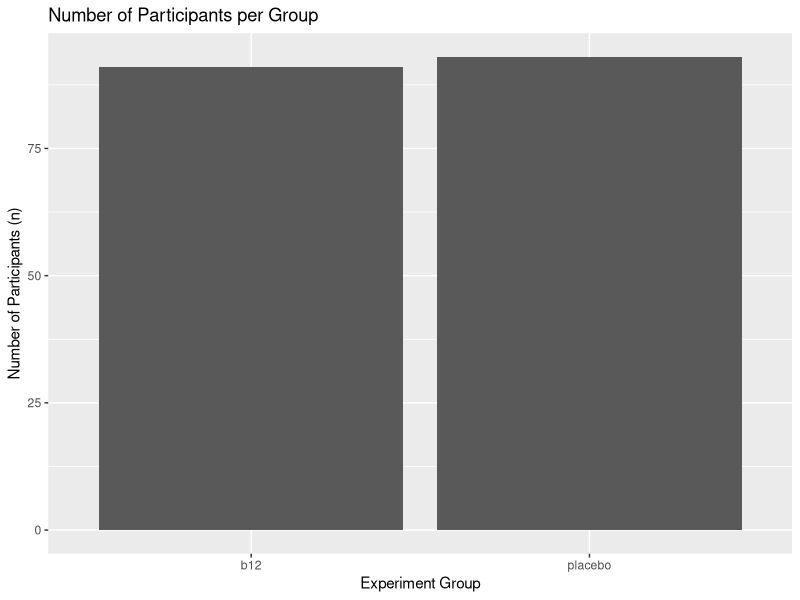
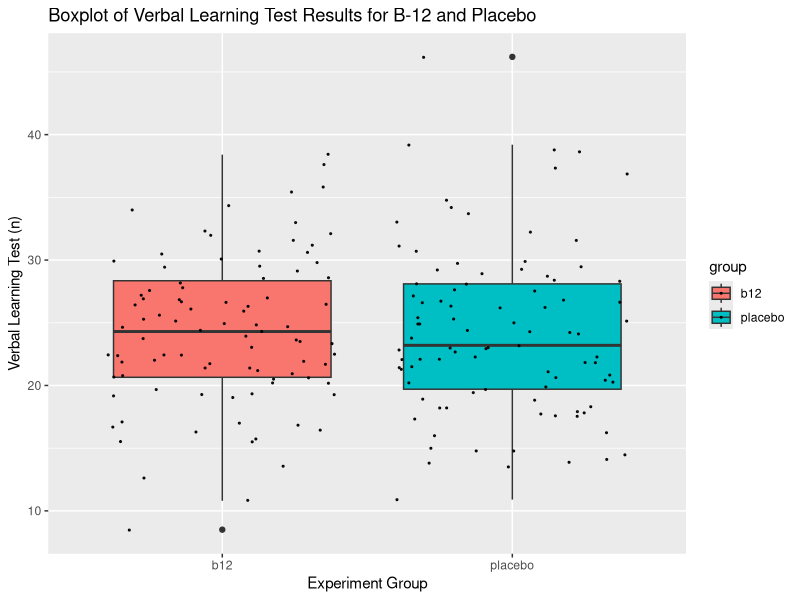
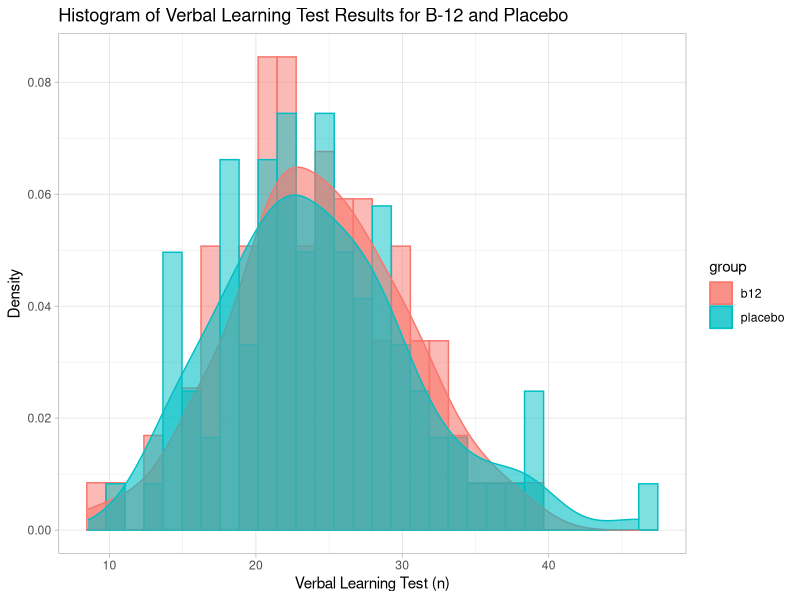
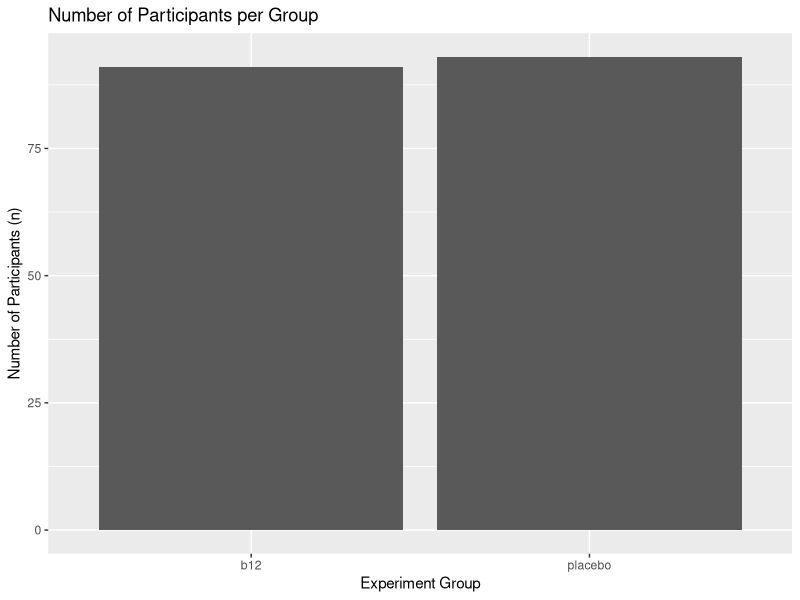
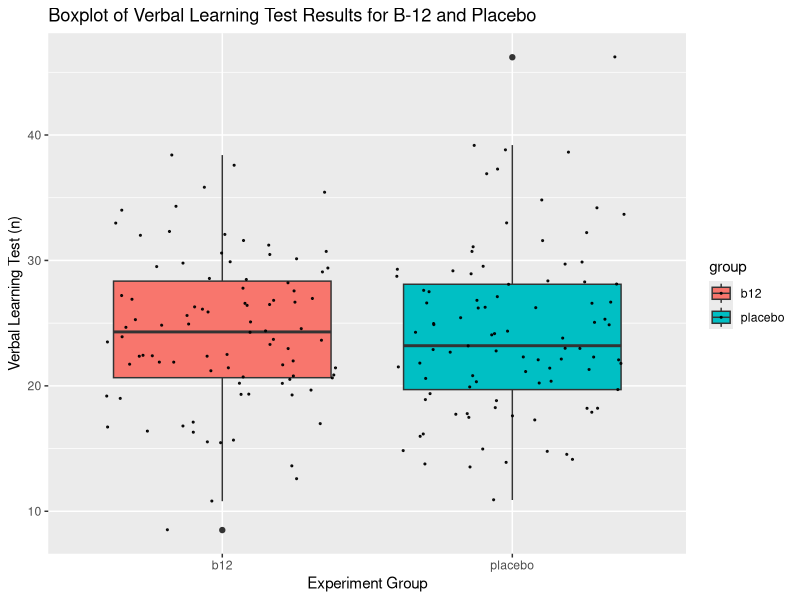
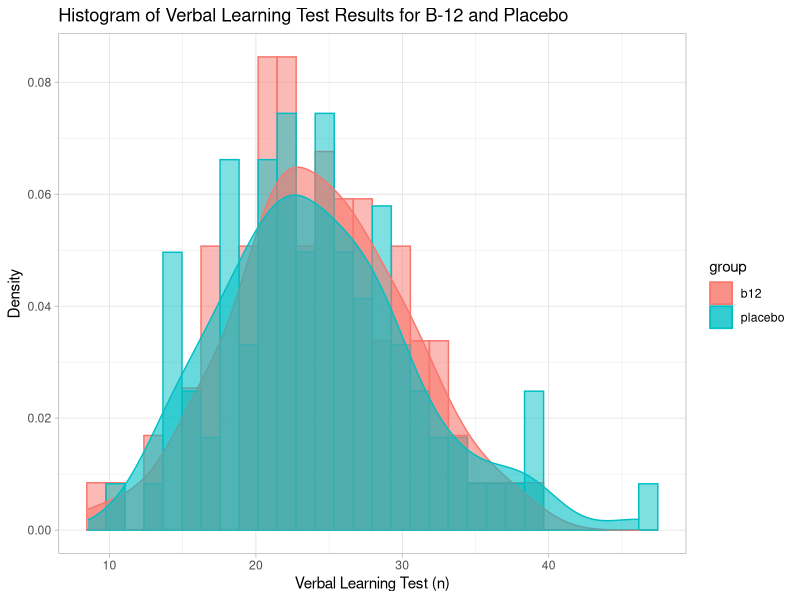

These charts were generated, in order, by the following R code:
## ---- chunk 1
knitr::opts_chunk$set(echo = TRUE)
## ---- chunk 2
# readxl package, to read excel files
# install.packages("readxl")
library(readxl)
# dplyr package, to organize and summarize tables
# install.packages("dplyr")
library(dplyr)
# ggplot2 package, to create 
# install.packages("ggplot2")
library(ggplot2)
## ---- chunk 3
# Load the table
b12_study_dataset <- read_excel("vit_b12_study_dataset.xlsx")

# Look at the first few rows
head(b12_study_dataset)

# Summarize the table
summary(b12_study_dataset)

# Count the observations in each group
# Save counts into a new table called group_counts
group_counts <- b12_study_dataset %>% 
  count(group, sort=TRUE)

# Group by experimental group and summarize mean, median, range
b12_study_dataset %>%
  group_by(group) %>%
  summarise(average = mean(test_result),
            median = median(test_result),
            range = max(test_result)-min(test_result))

## ---- chunk 4
# Creating a figure with the number of participants per group
figure_1_counts <- ggplot(group_counts, aes(x=group, y=n)) +
  geom_bar(stat="identity") +
  # labels
  labs(y="Number of Participants (n)",
       x="Experiment Group",
       title="Number of Participants per Group")
figure_1_counts
ggsave("figure_1_counts.jpeg")


# Creating a boxplot to compare the median and ranges of the two groups
figure_2_boxplot <- ggplot(b12_study_dataset, aes(x=group, y=test_result, fill=group)) +
  geom_boxplot() +
  # dots on top of boxplot
  geom_jitter(size=0.4, alpha=0.9)+
  # labels
  labs(y="Verbal Learning Test (n)",
       x="Experiment Group",
       title="Boxplot of Verbal Learning Test Results for B-12 and Placebo")
figure_2_boxplot
ggsave("figure_2_boxplot.jpeg")


# Creating a histogram to compare the distributions of the two groups
figure_3_histogram <- ggplot(data=b12_study_dataset, aes(x=test_result, color=group, fill=group)) +
  # add histogram with density as y axis
  geom_histogram(aes(y=..density..), alpha=0.5, position="identity") +
  # add a smooth density plot
  geom_density(alpha=0.6) +
  # labels
  labs(y="Density",
       x="Verbal Learning Test (n)",
       title="Histogram of Verbal Learning Test Results for B-12 and Placebo") +
  theme_light()
figure_3_histogram
ggsave("figure_3_histogram.jpeg")
## ---- chunk 5
t.test(test_result ~ group, data = b12_study_dataset,
 alternative="greater",
 conf.level=0.95)
## ---- chunk 6
# if(!require('devtools')) {
#   install.packages('devtools')
#   library('devtools')
# }
# devtools:session_info()
# use utils:: as devtools:: didn't work
utils::sessionInfo()
